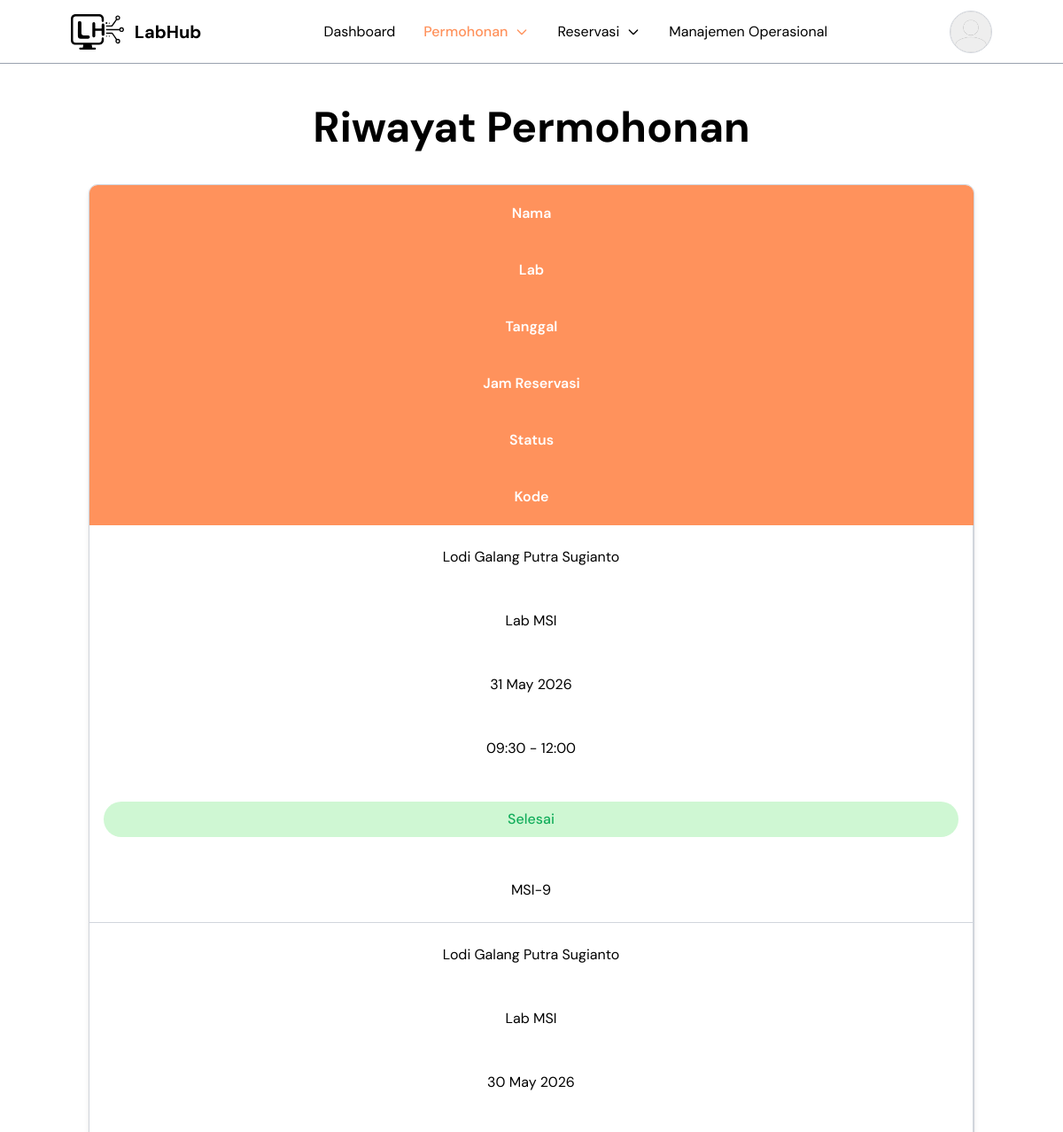
Before: /admin/index.php?page=riwayat_permohonan (signed in, upper part) with the older database file.
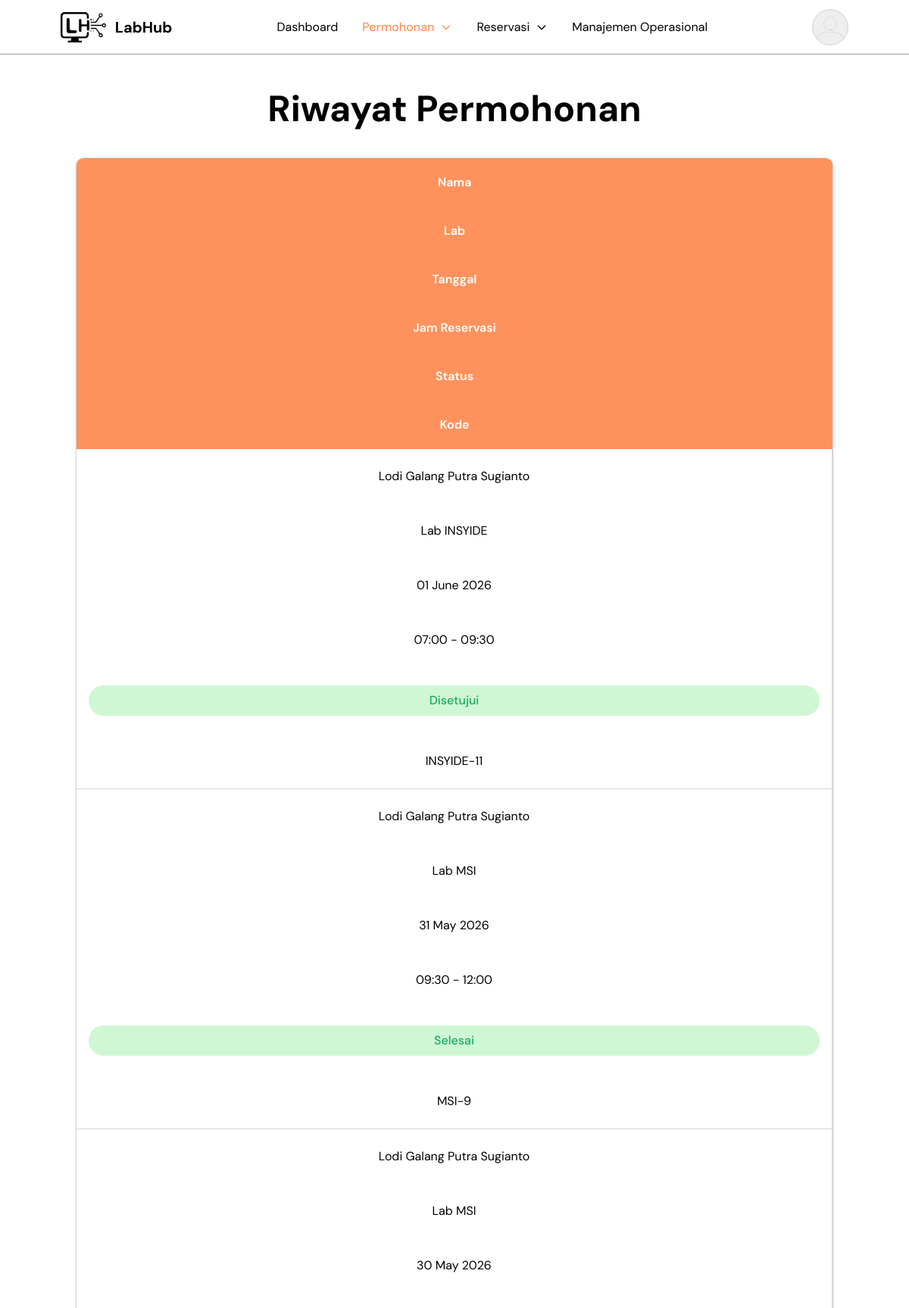
After: the same page with the newer database file.
### tables this page shows
CREATE TABLE `reservasi` (
  `id` int NOT NULL,
  `user_id` int NOT NULL,
  `jadwal_id` int NOT NULL,
  `kode_reservasi` varchar(100) DEFAULT NULL,
  `dosen_penanggung_jawab` varchar(100) NOT NULL,
  `kontak` varchar(30) NOT NULL,
  `keperluan` text NOT NULL,
  `berkas` varchar(255) DEFAULT NULL,
  `status` enum('Pending','Disetujui','Ditolak','Dibatalkan','Belum Ambil Kunci','Sedang Berlangsung','Selesai','Tidak Hadir') DEFAULT 'Pending',
  `created_at` timestamp NULL DEFAULT CURRENT_TIMESTAMP,
  `alasan_pembatalan` text,
  `email_h1_dikirim` datetime DEFAULT NULL
);

CREATE TABLE `users` (
  `id` int NOT NULL,
  `nama` varchar(100) NOT NULL,
  `email` varchar(100) NOT NULL,
  `password` varchar(255) NOT NULL,
  `foto_profile` varchar(255) DEFAULT NULL,
  `role` enum('user','admin') NOT NULL DEFAULT 'user',
  `status` enum('mahasiswa','dosen') NOT NULL,
  `npm` varchar(20) DEFAULT NULL,
  `program_studi_id` int DEFAULT NULL,
  `created_at` timestamp NULL DEFAULT CURRENT_TIMESTAMP,
  `reset_otp` varchar(10) DEFAULT NULL,
  `reset_otp_expired` datetime DEFAULT NULL,
  `reset_token` varchar(255) DEFAULT NULL
);

CREATE TABLE `labs` (
  `id` int NOT NULL,
  `nama_lab` varchar(100) NOT NULL,
  `kode_lab` varchar(10) NOT NULL,
  `kategori` varchar(100) DEFAULT NULL,
  `lokasi` varchar(100) DEFAULT NULL,
  `luas` int DEFAULT NULL,
  `kapasitas` int DEFAULT '0',
  `fasilitas` text,
  `deskripsi` text,
  `gambar` varchar(255) DEFAULT NULL,
  `jam_buka` time NOT NULL,
  `jam_tutup` time NOT NULL,
  `status` enum('Tersedia','Perbaikan','Non-aktif') DEFAULT 'Tersedia',
  `created_at` timestamp NULL DEFAULT CURRENT_TIMESTAMP,
  `slug` varchar(255) DEFAULT NULL
);

CREATE TABLE `jadwal` (
  `id` int NOT NULL,
  `lab_id` int NOT NULL,
  `tanggal` date NOT NULL,
  `sesi` varchar(50) NOT NULL,
  `jam_mulai` time NOT NULL,
  `jam_selesai` time NOT NULL,
  `created_at` timestamp NULL DEFAULT CURRENT_TIMESTAMP
);

### admin/pages/riwayat_permohonan.php (the view, shortened to what the changed rows need)
<?php
include __DIR__ . '/../../config/config.php';
$limit = 10;
$pageNumber =
    isset($_GET['p'])
    ? (int) $_GET['p']
    : 1;
$offset =
    ($pageNumber - 1) * $limit;
$stmt =
    mysqli_prepare(
        $conn,
        "SELECT
            reservasi.id,
            reservasi.status,
            reservasi.kode_reservasi,
            users.nama,
            labs.nama_lab,
            jadwal.tanggal,
            jadwal.jam_mulai,
            jadwal.jam_selesai
        FROM reservasi
        JOIN users
        ON reservasi.user_id = users.id
        JOIN jadwal
        ON reservasi.jadwal_id = jadwal.id
        JOIN labs
        ON jadwal.lab_id = labs.id
        WHERE NOT reservasi.status = 'Pending'
        ORDER BY reservasi.id DESC
        LIMIT ? OFFSET ?"
    );
mysqli_stmt_bind_param(
    $stmt,
    "ii",
    $limit,
    $offset
);
mysqli_stmt_execute(
    $stmt
);
$result =
    mysqli_stmt_get_result(
        $stmt
    );
?>
<section class="mt-20 px-4 sm:px-6 lg:px-25 min-h-screen py-10">
    <div class="flex flex-col gap-10">
        <div class="
            flex
            flex-col
            items-center
            text-center
            gap-3
        ">
            <h1 class="
                text-3xl
                sm:text-4xl
                md:text-5xl
                xl:text-6xl
                font-bold
            ">
                Riwayat Permohonan
            </h1>
        </div>
        <div class="
            border
        border-gray-300
            rounded-[10px]
            overflow-hidden
            bg-white
            md:shadow-md
            w-full
        ">
            <div class="hidden md:block">
                <div class="divide-y divide-gray-300">
                    <?php if (
                        mysqli_num_rows($result)
                        > 0
                    ): ?>
                        <?php while (
                            $item =
                            mysqli_fetch_assoc(
                                $result
                            )
                        ): ?>
                            <?php
                            $statusClass =
                                'bg-[#FDD3D0] text-[#EC221F]';
                            if (
                                $item['status']
                                == 'Sedang Berlangsung' || $item['status'] == 'Belum Ambil Kunci'
                            ) {
                                $statusClass =
                                    'bg-[#FFF1C2] text-[#BF6A02]';
                            } elseif (
                                $item['status']
                                == 'Disetujui' || $item['status'] == 'Selesai'
                            ) {
                                $statusClass =
                                    'bg-[#CFF7D3] text-[#14AE5C]';
                            }
                            ?>
                            <div class="
                                grid
                                grid-cols-6
                                items-stretch
                            ">
                                <div class="
                                    py-6
                                    px-4
                                    border-r
                                    border-gray-300
                                    flex
                                    items-center
                                    justify-center
                                    text-center
                                ">
                                    <?= htmlspecialchars(
                                        $item['nama']
                                    ) ?>
                                </div>
                                <div class="
                                    py-6
                                    px-4
                                    border-r
                                    border-gray-300
                                    flex
                                    items-center
                                    justify-center
                                    text-center
                                ">
                                    <?= htmlspecialchars(
                                        $item['nama_lab']
                                    ) ?>
                                </div>
                                <div class="
                                    py-6
                                    px-4
                                    border-r
                                    border-gray-300
                                    flex
                                    items-center
                                    justify-center
                                    text-center
                                    whitespace-nowrap
                                ">
                                    <?= date(
                                        'd F Y',
                                        strtotime(
                                            $item['tanggal']
                                        )
                                    ) ?>
                                </div>
                                <div class="
                                    py-6
                                    px-4
                                    border-r
                                    border-gray-300
                                    flex
                                    items-center
                                    justify-center
                                    text-center
                                    whitespace-nowrap
                                ">
                                    <?= substr(
                                        $item['jam_mulai'],
                                        0,
                                        5
                                    ) ?>
                                    -
                                    <?= substr(
                                        $item['jam_selesai'],
                                        0,
                                        5
                                    ) ?>
                                </div>
                                <div class="
                                    py-6
                                    px-4
                                    border-r
                                    border-gray-300
                                    flex
                                    justify-center
                                    items-center
                                ">
                                    <div class="
                                        flex
                                        justify-center
                                        items-center
                                        w-full
                                    ">
                                        <span class="
                                            px-4
                                            py-2
                                            rounded-full
                                            font-medium
                                            text-center
                                            w-full
                                            <?= $statusClass ?>
                                        ">
                                            <?php if ($item['status'] == 'Sedang Berlangsung' || $item['status'] == 'Belum Ambil Kunci'): ?>
                                                Sedang Berlangsung
                                            <?php elseif ($item['status'] == 'Disetujui' || $item['status'] == 'Selesai'): ?>
                                                <?= $item['status'] ?>
                                            <?php else: ?>             <?= $item['status'] ?>
                                            <?php endif; ?>
                                        </span>
                                    </div>
                                </div>
                                <div class="
                                    py-6
                                    px-4
                                    border-r
                                    border-gray-300
                                    flex
                                    items-center
                                    justify-center
                                    text-center
                                ">
                                    <?php if ($item['status'] !== 'Ditolak'): ?>
                                        <?= htmlspecialchars(
                                            $item['kode_reservasi']
                                        ) ?>         <?php else: ?> -
                                    <?php endif; ?>
                                </div>
                            </div>
                        <?php endwhile; ?>
                    <?php endif; ?>
                </div>
            </div>
        </div>
    </div>
</section>

Changed rows visible on the page:
added reservasi: user.nama "Lodi Galang Putra Sugianto", labs.nama_lab "Lab INSYIDE", jadwal.tanggal "01 June 2026", jadwal.jam_mulai "07:00", jadwal.jam_selesai "09:30", status "Disetujui", kode_reservasi "INSYIDE-11"
